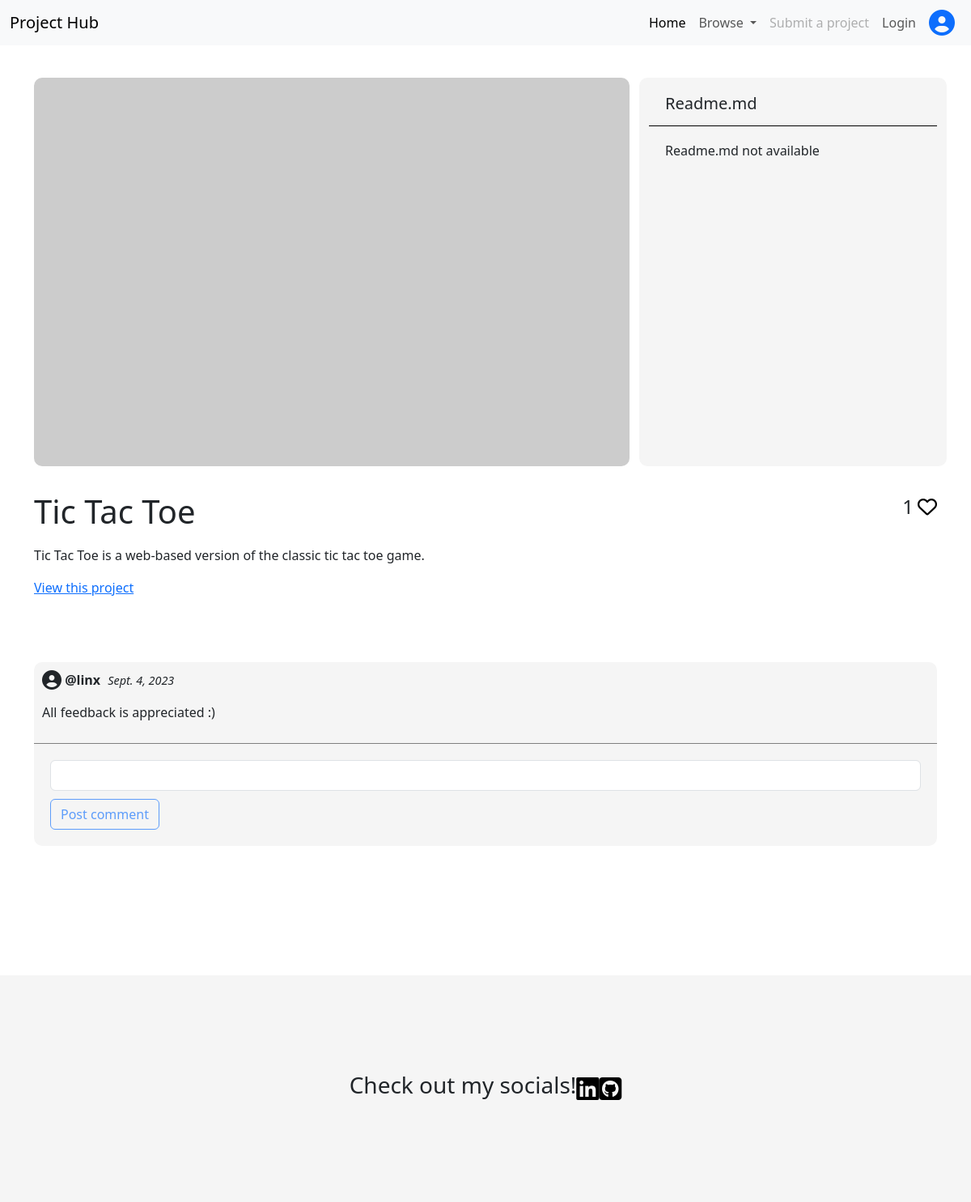
Page /project/tic-tac-toe/ on the committed database.
### hub_main/models.py (models this page shows, shortened)
class Post(models.Model):
    title = models.CharField(max_length=200, blank=False)
    slug = models.SlugField(max_length=200, unique=True)
    author = models.ForeignKey(User, on_delete=models.CASCADE, related_name='project_post')
    Category = models.ForeignKey(Category, on_delete=models.CASCADE, related_name='categories')
    created_on = models.DateField(auto_now_add=True)
    description = models.TextField()
    likes = models.ManyToManyField(User, related_name='liked_posts', null=True, blank=True)
    live_link = models.URLField(blank=False)
    github_repo_link = models.URLField()
    class Meta:
        ordering = ['created_on']
    def number_of_likes(self):
        return self.likes.count()

class Comment(models.Model):
    body = models.TextField()
    user = models.ForeignKey(User, on_delete=models.CASCADE)
    post = models.ForeignKey(Post, on_delete=models.CASCADE, related_name='comments')
    created_on = models.DateField(auto_now_add=True)
    class Meta:
        ordering = ['-created_on']

### hub_main/views.py (the view)
# urls.py: path('project/<slug:slug>/', views.project_details, name='project_details'),
def project_details(request, slug):
    post = get_object_or_404(Post.objects.all(), slug=slug)
    comments = post.comments.all().order_by('created_on')
    liked = False
    if post.likes.filter(id=request.user.id).exists():
        liked = True
    context = {
        'post' : post,
        'comments' : comments,
        'liked' : liked,
        'author' : post.author
    }
    return render(request, 'project_details.html', context)

### hub_main/templates/project_details.html (shortened to what this page needs)
{% extends "base.html" %}
{% load static %}
{% block content %}
<section>
    <div class="container">
        <div class="grid">
            <div class="row">
                <div class="col-md-8 col-12 project-image">
                    <img src="https://picsum.photos/500" alt="">
                </div>
                <div class="col-md-4 col-12 readme-section">
                    <h5 id="readme-header">Readme.md</h5>
                    <div class="project-readme">
                    </div>
                </div>
            </div>
        </div>
        <div class="project-data">
            <div class="title-likes-container">
                <h1>{{ post.title }}</h1>
                <div class="likes">
                    <p>{{ post.number_of_likes }}</p>
                    <form action="{% url 'like_post' post.id %}" method="POST">
                        {% if liked %}
                        <button style="border: none; background-color: inherit;" type="submit"><i id="like" class="fa-solid fa-heart"></i></button>
                        {% else %}
                        <button style="border: none; background-color: inherit;" type="submit"><i id="like" class="fa-regular fa-heart"></i></button>
                        {% endif %}
                    </form>
                </div>
            </div>
            <p>{{ post.description }}</p>
            <a href="{{ post.live_link }}" target="_blank" style="width: max-content;">View this project</a>
        </div>
    </div>
</section>
<div class="container">
    <div class="comment-section">
        {% for comment in comments %}
            <div class="comment">
                <i class="fa-solid fa-circle-user fa-xl"></i>
                <span class="comment-author"><strong>@{{ comment.user }}</strong></span>
                <span class="comment-date"><em>{{ comment.created_on }}</em></span>
                <p class="comment-body">{{ comment.body | linebreaks }}</p>
            </div>
        {% endfor %}
        <div id="post-comment">
            <form method="POST" action="{% url 'post_comment' post.id %}">
                <input type="text" class="form-control" name="comment_body" id="comment-input">
                {% if user.is_authenticated %}
                    <input type="submit" class="btn btn-outline-primary" value="Post comment" id="comment-btn">
                {% else %}
                    <input type="submit" class="btn btn-outline-primary" value="Post comment" id="comment-btn" disabled>
                {% endif %}
            </form>
        </div>
    </div>
</div>
{% endblock %}

### hub_main/static/hub_main/css/styles.css (style rules this page uses)
* { margin: 0; padding: 0; box-sizing: border-box; }
.project-image { margin-top: 5vh; }
.project-image img { width: 100%; height: 60vh; object-fit: cover; border-radius: 10px; }
.readme-section { margin-top: 5vh; border-radius: 10px; height: 60vh; background-color: whitesmoke; }
#readme-header { padding-left: 20px; padding-top: 20px; border-bottom: 1px solid black; padding-bottom: 15px; }
.project-readme { width: 100%; height: 85%; padding: 10px 20px; overflow: scroll; }
.project-data { margin-top: 4vh; display: flex; flex-direction: column; position: relative; }
.title-likes-container { display: flex; align-items: center; margin-bottom: 10px; }
.comment-section { margin-top: 10vh; background-color: whitesmoke; border-radius: 10px; }
.comment { padding: 10px; border-bottom: 1px solid gray; }
.comment-date { padding-left: 5px; font-size: 0.9em; }
#post-comment { padding: 20px; }
#comment-btn { margin-top: 10px; }
.likes { position: absolute; top: 0; right: 0; display: flex; align-items: center; font-size: x-large; }
.likes p { margin: 0; padding-right: 5px; }

### rows in the picture
Post: title "Tic Tac Toe", number_of_likes "1", description "Tic Tac Toe is a web-based version of the classic tic tac toe game."
Comment: user "linx", created_on "Sept. 4, 2023", body "All feedback is appreciated :)"
